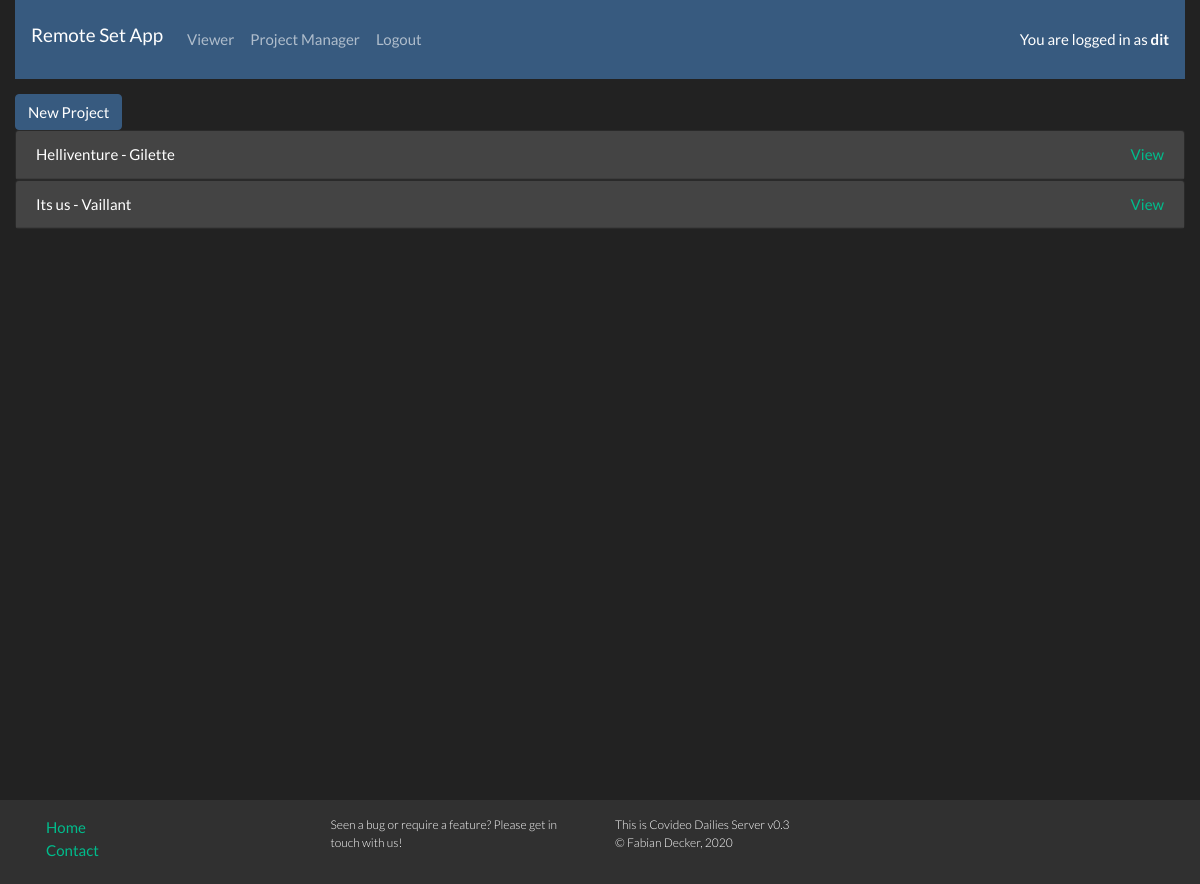
/viewer/projectmanager (signed in), run on an earlier commit of the app's database.
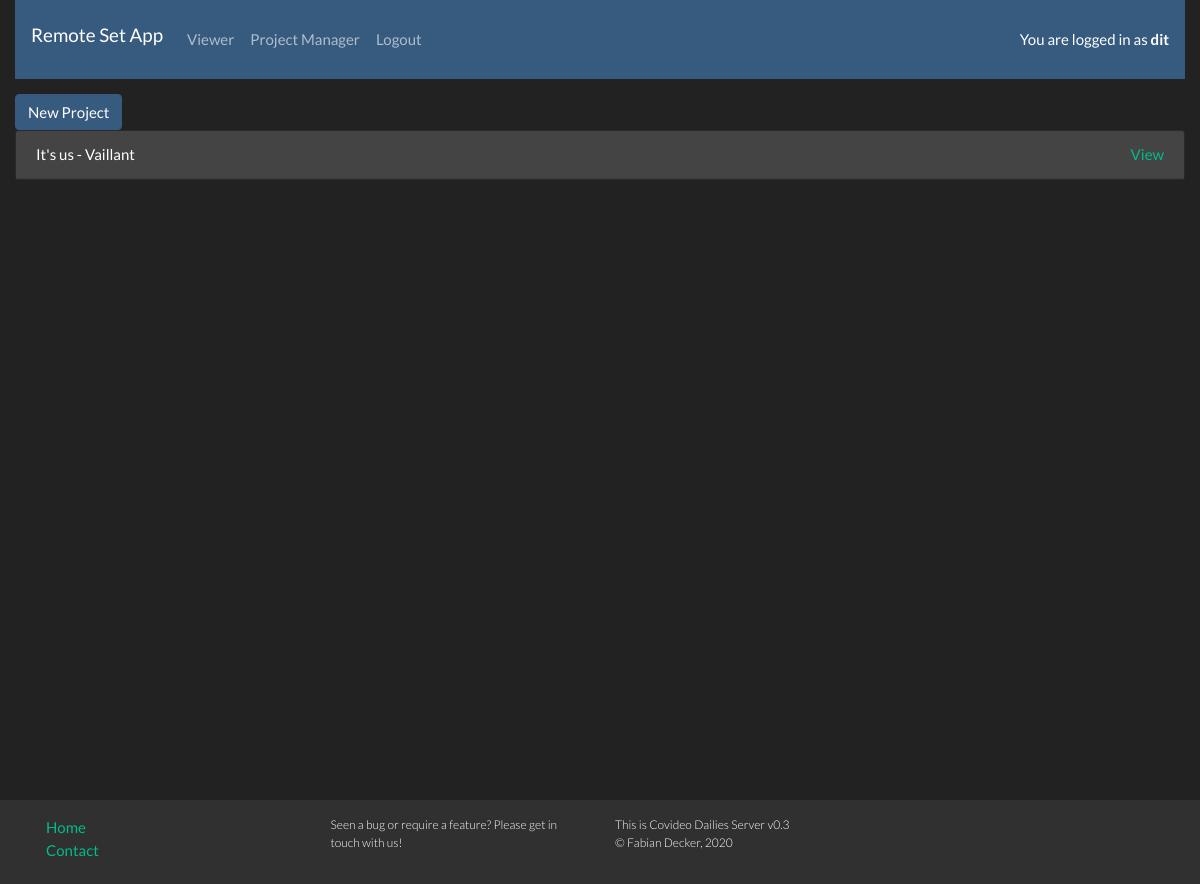
And on a later commit of the database.
### tables this page shows
CREATE TABLE projects (
  id INTEGER PRIMARY KEY AUTOINCREMENT,
  name TEXT NOT NULL,
  password TEXT NOT NULL,
  created TIMESTAMP NOT NULL DEFAULT CURRENT_TIMESTAMP,
  cameraA TEXT,
  cameraB TEXT,
  cameraC TEXT,
  cameraD TEXT
);

### flaskr/viewer.py (the view, shortened to what this page needs)
@bp.route('/projectmanager', methods=('GET', 'POST'))
def projectmanager():
    if 'username' in session:
        username = session['username']
        allowed = False
        if username == 'dit':
            allowed = True
        if allowed:
            error = []
            success = []
            db = get_db()
            projects = db.execute('SELECT * FROM projects ORDER BY created DESC').fetchall()
            return render_template('viewer/projectmanager.html', success=success, error=error, projects=projects, session = session)
        else:
            return redirect(url_for('viewer.project', projectId = session['current_project']))
    else:
        return redirect(url_for('index'))

### flaskr/db.py (called while the page is built)
def get_db():
    if 'db' not in g:
        g.db = sqlite3.connect(
            current_app.config['DATABASE'],
            detect_types=sqlite3.PARSE_DECLTYPES
        )
        g.db.row_factory = sqlite3.Row
    return g.db

### flaskr/templates/viewer/projectmanager.html (shortened to what this page needs)
{% extends 'viewer/viewer.html' %}
{% block content %}
  <div class="col-12" >
    <button type="button" class="btn btn-primary" onclick="document.getElementById('newProject').style.display='block'">New Project</button>
  </div>
  {% for project in projects %}
  <div class="col-12">
    <div class="card">
      <div class="card-header" onclick="showSettings(this)">
        {{ project['name']}}
        <span style="float: right"><a href="/viewer/{{ project['id']}}">View</a></span>&nbsp;
      </div>
    </div>
  </div>
    {% endfor %}
{% endblock %}

### flaskr/templates/viewer/viewer.html (shortened to what this page needs)
<!doctype html>
<html lang="en">
  <head>
    <link rel="stylesheet" href="https://stackpath.bootstrapcdn.com/bootstrap/4.4.1/css/bootstrap.min.css">
    <link href="https://stackpath.bootstrapcdn.com/bootswatch/4.4.1/darkly/bootstrap.min.css" rel="stylesheet">
    <link rel="stylesheet" href="{{ url_for('static', filename='css/main.css') }}">
    <link rel="stylesheet" href="{{ url_for('static', filename='css/label.css') }}">
  </head>
  <body>
    <main class="container-fluid" style="min-height: 100vh">
      <div class="row" style="margin-bottom: 15px">
          <div class="col-12">
              <nav class="sticky-top navbar navbar-expand-md navbar-dark bg-primary">
                  <h1 class="navbar-brand">Remote Set App</h1>
                  <div class="collapse navbar-collapse" id="navbarNav">
                    <ul class="navbar-nav">
                      <li class="nav-item">
                          <a class="nav-link" href="/viewer">Viewer</a>
                      </li>
                      {% if session['username'] == 'dit'%}
                      <li class="nav-item">
                          <a class="nav-link" href="/viewer/projectmanager">Project Manager</a>
                      </li>
                      {% endif %}
                      <li class="nav-item">
                          <a class="nav-link" href="/logout">Logout</a>
                      </li>
                    </ul>
                  </div>
                  <div onclick="console.log(socket);" style="font-weight: light; text-align: right">
                    You are logged in as <strong>{{ session['username']}}</strong>
                  </div>
              </nav>
          </div>
      </div>
      <div class="row content">
        {% block content %}{% endblock %}
      </div>
    </main>
    <footer class="mastfoot mt-auto footer sticky-bottom bg-dark">
      <div class="container p-3">
        <div class="row">
          <div class="col-3">
            <ul class="nav flex-column">
              <li class="nav-item"><a href="/">Home</a></li>
              <li class="nav-item"><a href="/contact">Contact</a></li>
            </ul>
          </div>
          <div style="font-size: 12px" class="col-3">
            <p class="font-weight-light">Seen a bug or require a feature? Please get in touch with us!</p>
          </div>
          <div style="font-size: 12px" class="col-3">
            <p class="font-weight-light">This is Covideo Dailies Server v0.3<br>&copy; Fabian Decker, 2020</p>
          </div>
        </div>
      </div>
    </footer>
  </body>
</html>

### flaskr/static/css/main.css (style rules this page uses)
[onClick] { cursor:pointer; }

What changed in the data, as far as the page shows it:
removed projects: name "Helliventure - Gilette"
removed projects: name "Its us - Vaillant"
added projects: name "It's us - Vaillant"
